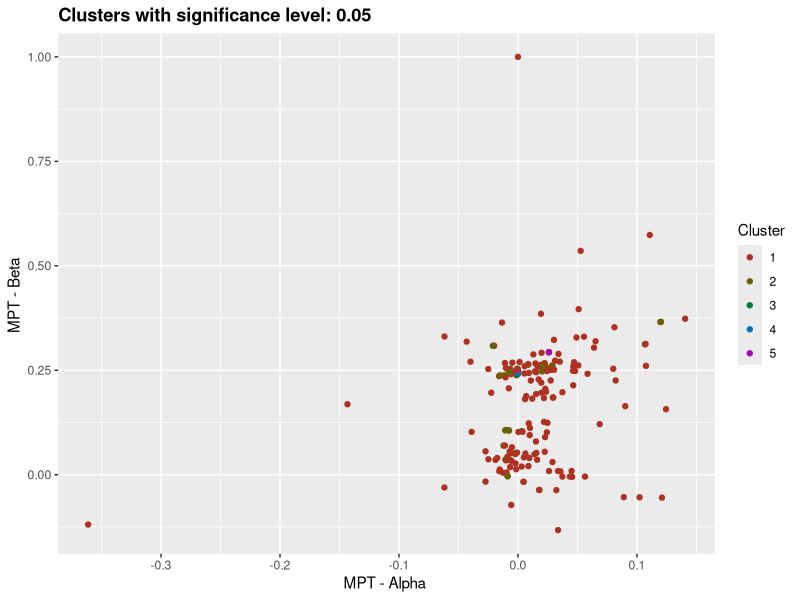
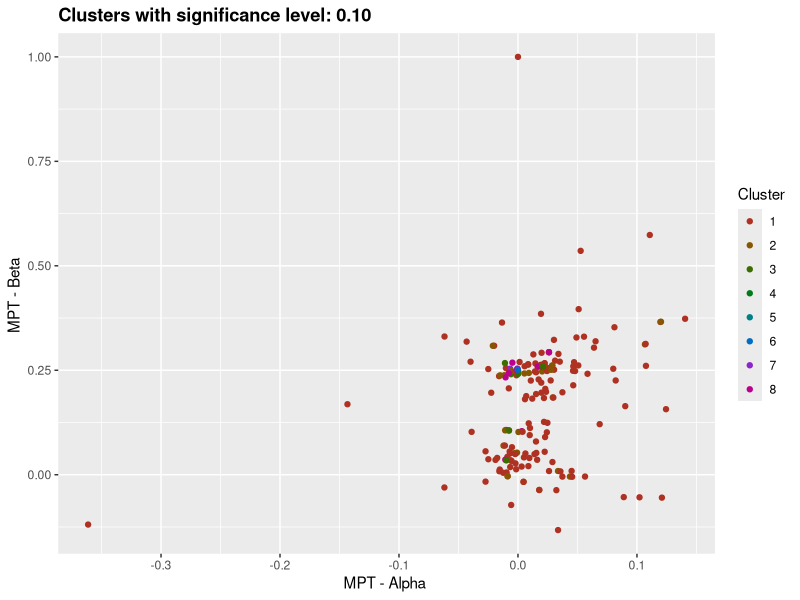
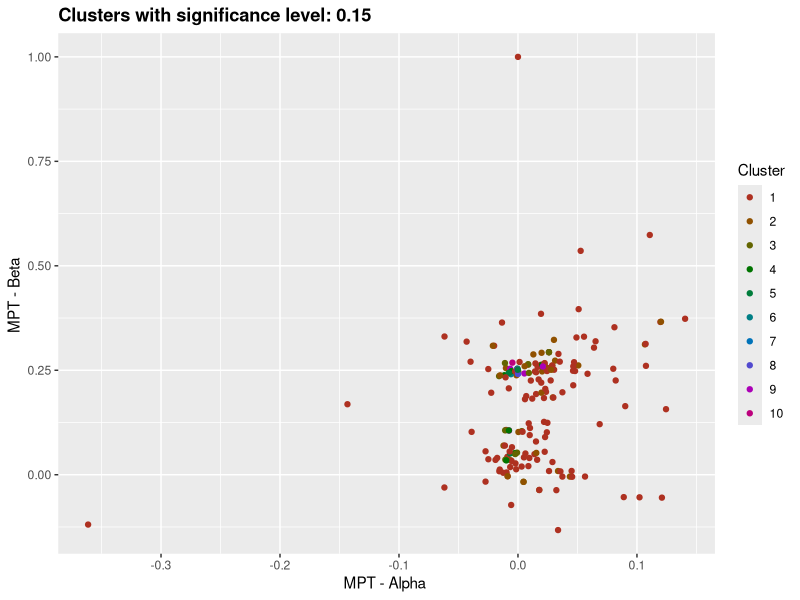
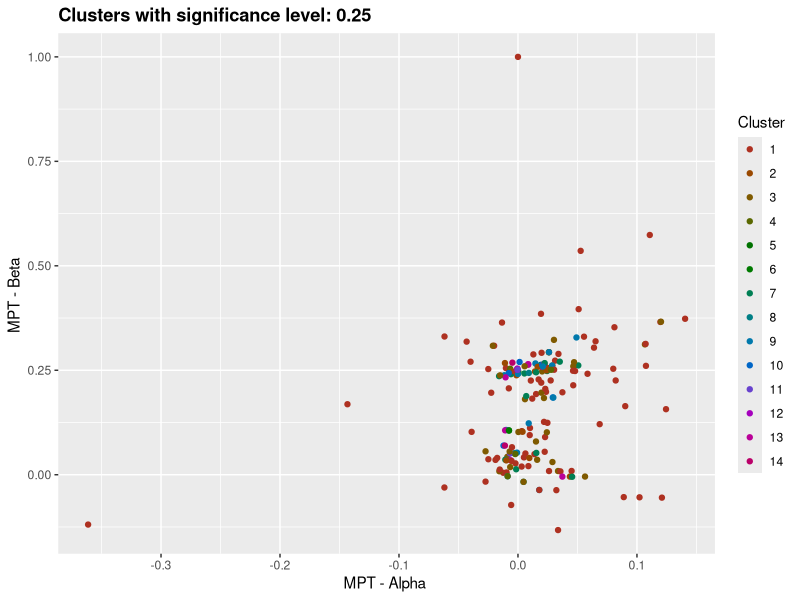
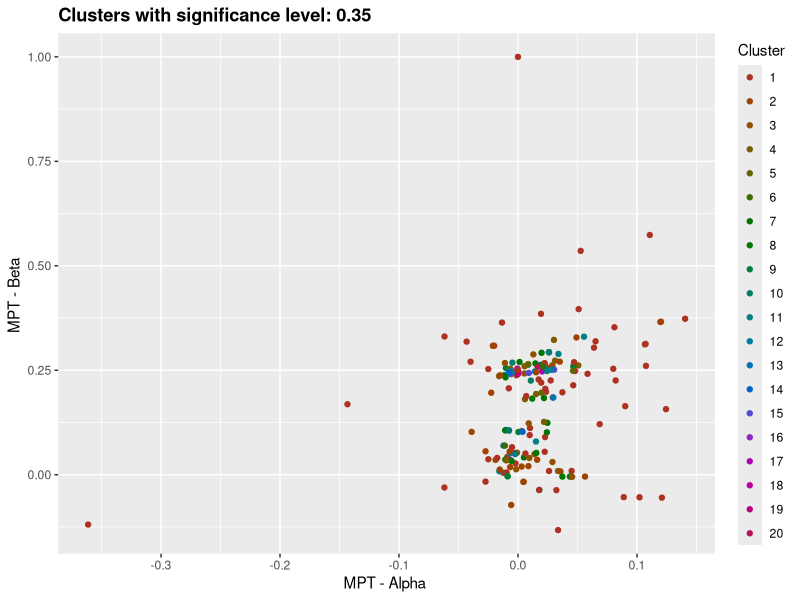
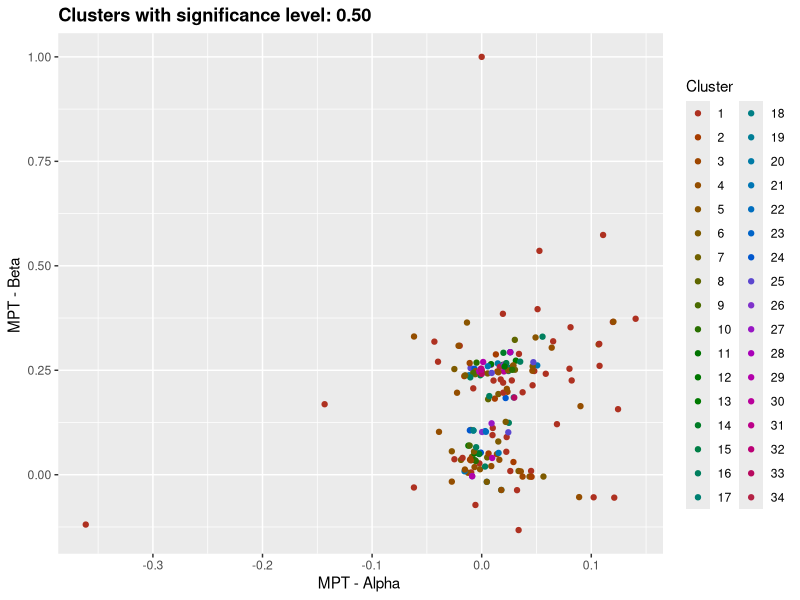
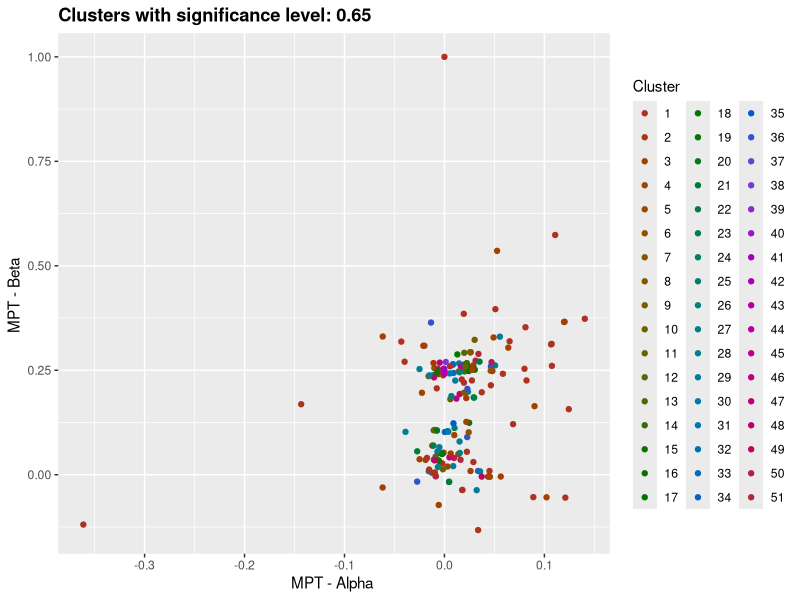
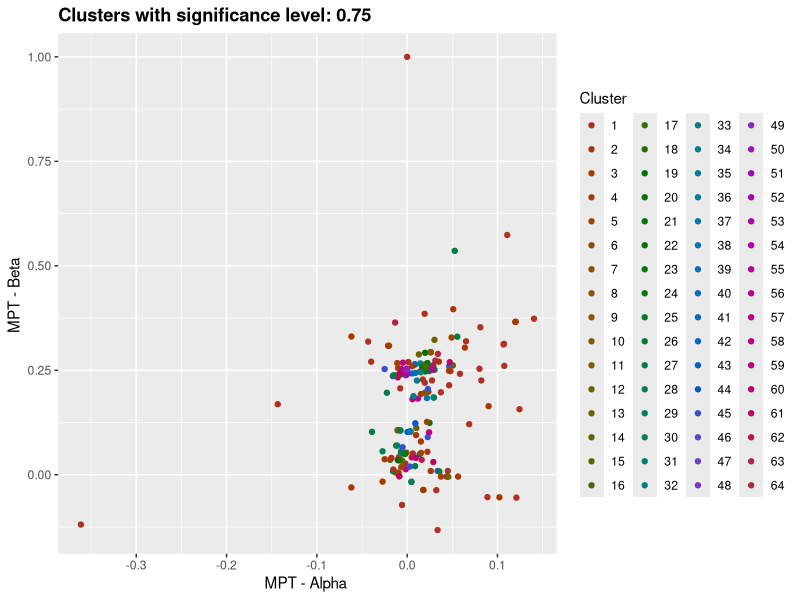

Write the R code that produced these figures, in order. (Note: this script raises an error after producing the figures.)
require(ggplot2)
 df_capm_pclust <- read.csv("RVMexico.capm_pclust_20160908165248.csv") 
                    ggplot(df_capm_pclust, aes(x= alpha.v.BMV...w..CETES.364D , y= beta.v.BMV...w..CETES.364D , color=factor( pvalues.clust.w.sig..0.05 ))) + labs(x="MPT - Alpha ", y="MPT - Beta ", title="Clusters with significance level: 0.05 ", color="Cluster") + theme(plot.title = element_text(lineheight=.8, face="bold")) + geom_point(shape=19, aes(colour=factor( pvalues.clust.w.sig..0.05 ))) + scale_colour_hue(l=40)
                 ggsave("RVMexico.capm_pclust_sig 0.05 _capm_ Alpha X Beta .png", scale=4, limitsize=FALSE) 
                    ggplot(df_capm_pclust, aes(x= alpha.v.BMV...w..CETES.364D , y= beta.v.BMV...w..CETES.364D , color=factor( pvalues.clust.w.sig..0.10 ))) + labs(x="MPT - Alpha ", y="MPT - Beta ", title="Clusters with significance level: 0.10 ", color="Cluster") + theme(plot.title = element_text(lineheight=.8, face="bold")) + geom_point(shape=19, aes(colour=factor( pvalues.clust.w.sig..0.10 ))) + scale_colour_hue(l=40)
                 ggsave("RVMexico.capm_pclust_sig 0.10 _capm_ Alpha X Beta .png", scale=4, limitsize=FALSE) 
                    ggplot(df_capm_pclust, aes(x= alpha.v.BMV...w..CETES.364D , y= beta.v.BMV...w..CETES.364D , color=factor( pvalues.clust.w.sig..0.15 ))) + labs(x="MPT - Alpha ", y="MPT - Beta ", title="Clusters with significance level: 0.15 ", color="Cluster") + theme(plot.title = element_text(lineheight=.8, face="bold")) + geom_point(shape=19, aes(colour=factor( pvalues.clust.w.sig..0.15 ))) + scale_colour_hue(l=40)
                 ggsave("RVMexico.capm_pclust_sig 0.15 _capm_ Alpha X Beta .png", scale=4, limitsize=FALSE) 
                    ggplot(df_capm_pclust, aes(x= alpha.v.BMV...w..CETES.364D , y= beta.v.BMV...w..CETES.364D , color=factor( pvalues.clust.w.sig..0.25 ))) + labs(x="MPT - Alpha ", y="MPT - Beta ", title="Clusters with significance level: 0.25 ", color="Cluster") + theme(plot.title = element_text(lineheight=.8, face="bold")) + geom_point(shape=19, aes(colour=factor( pvalues.clust.w.sig..0.25 ))) + scale_colour_hue(l=40)
                 ggsave("RVMexico.capm_pclust_sig 0.25 _capm_ Alpha X Beta .png", scale=4, limitsize=FALSE) 
                    ggplot(df_capm_pclust, aes(x= alpha.v.BMV...w..CETES.364D , y= beta.v.BMV...w..CETES.364D , color=factor( pvalues.clust.w.sig..0.35 ))) + labs(x="MPT - Alpha ", y="MPT - Beta ", title="Clusters with significance level: 0.35 ", color="Cluster") + theme(plot.title = element_text(lineheight=.8, face="bold")) + geom_point(shape=19, aes(colour=factor( pvalues.clust.w.sig..0.35 ))) + scale_colour_hue(l=40)
                 ggsave("RVMexico.capm_pclust_sig 0.35 _capm_ Alpha X Beta .png", scale=4, limitsize=FALSE) 
                    ggplot(df_capm_pclust, aes(x= alpha.v.BMV...w..CETES.364D , y= beta.v.BMV...w..CETES.364D , color=factor( pvalues.clust.w.sig..0.50 ))) + labs(x="MPT - Alpha ", y="MPT - Beta ", title="Clusters with significance level: 0.50 ", color="Cluster") + theme(plot.title = element_text(lineheight=.8, face="bold")) + geom_point(shape=19, aes(colour=factor( pvalues.clust.w.sig..0.50 ))) + scale_colour_hue(l=40)
                 ggsave("RVMexico.capm_pclust_sig 0.50 _capm_ Alpha X Beta .png", scale=4, limitsize=FALSE) 
                    ggplot(df_capm_pclust, aes(x= alpha.v.BMV...w..CETES.364D , y= beta.v.BMV...w..CETES.364D , color=factor( pvalues.clust.w.sig..0.65 ))) + labs(x="MPT - Alpha ", y="MPT - Beta ", title="Clusters with significance level: 0.65 ", color="Cluster") + theme(plot.title = element_text(lineheight=.8, face="bold")) + geom_point(shape=19, aes(colour=factor( pvalues.clust.w.sig..0.65 ))) + scale_colour_hue(l=40)
                 ggsave("RVMexico.capm_pclust_sig 0.65 _capm_ Alpha X Beta .png", scale=4, limitsize=FALSE) 
                    ggplot(df_capm_pclust, aes(x= alpha.v.BMV...w..CETES.364D , y= beta.v.BMV...w..CETES.364D , color=factor( pvalues.clust.w.sig..0.75 ))) + labs(x="MPT - Alpha ", y="MPT - Beta ", title="Clusters with significance level: 0.75 ", color="Cluster") + theme(plot.title = element_text(lineheight=.8, face="bold")) + geom_point(shape=19, aes(colour=factor( pvalues.clust.w.sig..0.75 ))) + scale_colour_hue(l=40)
                 ggsave("RVMexico.capm_pclust_sig 0.75 _capm_ Alpha X Beta .png", scale=4, limitsize=FALSE) 
                    ggplot(df_capm_pclust, aes(x= alpha.v.BMV...w..CETES.364D , y= beta.v.BMV...w..CETES.364D , color=factor( pvalues.clust.w.sig..0.85 ))) + labs(x="MPT - Alpha ", y="MPT - Beta ", title="Clusters with significance level: 0.85 ", color="Cluster") + theme(plot.title = element_text(lineheight=.8, face="bold")) + geom_point(shape=19, aes(colour=factor( pvalues.clust.w.sig..0.85 ))) + scale_colour_hue(l=40)
                 ggsave("RVMexico.capm_pclust_sig 0.85 _capm_ Alpha X Beta .png", scale=4, limitsize=FALSE) 
                    ggplot(df_capm_pclust, aes(x= alpha.v.BMV...w..CETES.364D , y= beta.v.BMV...w..CETES.364D , color=factor( pvalues.clust.w.sig..0.95 ))) + labs(x="MPT - Alpha ", y="MPT - Beta ", title="Clusters with significance level: 0.95 ", color="Cluster") + theme(plot.title = element_text(lineheight=.8, face="bold")) + geom_point(shape=19, aes(colour=factor( pvalues.clust.w.sig..0.95 ))) + scale_colour_hue(l=40)
                 ggsave("RVMexico.capm_pclust_sig 0.95 _capm_ Alpha X Beta .png", scale=4, limitsize=FALSE) 
                    ggplot(df_capm_pclust, aes(x= alpha.v.BMV...w..CETES.364D , y= beta.v.BMV...w..CETES.364D , color=factor( pvalues.clust.w.sig..1.00 ))) + labs(x="MPT - Alpha ", y="MPT - Beta ", title="Clusters with significance level: 1.00 ", color="Cluster") + theme(plot.title = element_text(lineheight=.8, face="bold")) + geom_point(shape=19, aes(colour=factor( pvalues.clust.w.sig..1.00 ))) + scale_colour_hue(l=40)
                 ggsave("RVMexico.capm_pclust_sig 1.00 _capm_ Alpha X Beta .png", scale=4, limitsize=FALSE) 
                    ggplot(df_capm_pclust, aes(x= alpha.v.BMV...w..CETES.364D , y= r.squared , color=factor( pvalues.clust.w.sig..0.05 ))) + labs(x="MPT - Alpha ", y="MPT - R Squared ", title="Clusters with significance level: 0.05 ", color="Cluster") + theme(plot.title = element_text(lineheight=.8, face="bold")) + geom_point(shape=19, aes(colour=factor( pvalues.clust.w.sig..0.05 ))) + scale_colour_hue(l=40)
                 ggsave("RVMexico.capm_pclust_sig 0.05 _capm_ Alpha X R Squared .png", scale=4, limitsize=FALSE) 
                    ggplot(df_capm_pclust, aes(x= alpha.v.BMV...w..CETES.364D , y= r.squared , color=factor( pvalues.clust.w.sig..0.10 ))) + labs(x="MPT - Alpha ", y="MPT - R Squared ", title="Clusters with significance level: 0.10 ", color="Cluster") + theme(plot.title = element_text(lineheight=.8, face="bold")) + geom_point(shape=19, aes(colour=factor( pvalues.clust.w.sig..0.10 ))) + scale_colour_hue(l=40)
                 ggsave("RVMexico.capm_pclust_sig 0.10 _capm_ Alpha X R Squared .png", scale=4, limitsize=FALSE) 
                    ggplot(df_capm_pclust, aes(x= alpha.v.BMV...w..CETES.364D , y= r.squared , color=factor( pvalues.clust.w.sig..0.15 ))) + labs(x="MPT - Alpha ", y="MPT - R Squared ", title="Clusters with significance level: 0.15 ", color="Cluster") + theme(plot.title = element_text(lineheight=.8, face="bold")) + geom_point(shape=19, aes(colour=factor( pvalues.clust.w.sig..0.15 ))) + scale_colour_hue(l=40)
                 ggsave("RVMexico.capm_pclust_sig 0.15 _capm_ Alpha X R Squared .png", scale=4, limitsize=FALSE) 
                    ggplot(df_capm_pclust, aes(x= alpha.v.BMV...w..CETES.364D , y= r.squared , color=factor( pvalues.clust.w.sig..0.25 ))) + labs(x="MPT - Alpha ", y="MPT - R Squared ", title="Clusters with significance level: 0.25 ", color="Cluster") + theme(plot.title = element_text(lineheight=.8, face="bold")) + geom_point(shape=19, aes(colour=factor( pvalues.clust.w.sig..0.25 ))) + scale_colour_hue(l=40)
                 ggsave("RVMexico.capm_pclust_sig 0.25 _capm_ Alpha X R Squared .png", scale=4, limitsize=FALSE) 
                    ggplot(df_capm_pclust, aes(x= alpha.v.BMV...w..CETES.364D , y= r.squared , color=factor( pvalues.clust.w.sig..0.35 ))) + labs(x="MPT - Alpha ", y="MPT - R Squared ", title="Clusters with significance level: 0.35 ", color="Cluster") + theme(plot.title = element_text(lineheight=.8, face="bold")) + geom_point(shape=19, aes(colour=factor( pvalues.clust.w.sig..0.35 ))) + scale_colour_hue(l=40)
                 ggsave("RVMexico.capm_pclust_sig 0.35 _capm_ Alpha X R Squared .png", scale=4, limitsize=FALSE) 
                    ggplot(df_capm_pclust, aes(x= alpha.v.BMV...w..CETES.364D , y= r.squared , color=factor( pvalues.clust.w.sig..0.50 ))) + labs(x="MPT - Alpha ", y="MPT - R Squared ", title="Clusters with significance level: 0.50 ", color="Cluster") + theme(plot.title = element_text(lineheight=.8, face="bold")) + geom_point(shape=19, aes(colour=factor( pvalues.clust.w.sig..0.50 ))) + scale_colour_hue(l=40)
                 ggsave("RVMexico.capm_pclust_sig 0.50 _capm_ Alpha X R Squared .png", scale=4, limitsize=FALSE) 
                    ggplot(df_capm_pclust, aes(x= alpha.v.BMV...w..CETES.364D , y= r.squared , color=factor( pvalues.clust.w.sig..0.65 ))) + labs(x="MPT - Alpha ", y="MPT - R Squared ", title="Clusters with significance level: 0.65 ", color="Cluster") + theme(plot.title = element_text(lineheight=.8, face="bold")) + geom_point(shape=19, aes(colour=factor( pvalues.clust.w.sig..0.65 ))) + scale_colour_hue(l=40)
                 ggsave("RVMexico.capm_pclust_sig 0.65 _capm_ Alpha X R Squared .png", scale=4, limitsize=FALSE) 
                    ggplot(df_capm_pclust, aes(x= alpha.v.BMV...w..CETES.364D , y= r.squared , color=factor( pvalues.clust.w.sig..0.75 ))) + labs(x="MPT - Alpha ", y="MPT - R Squared ", title="Clusters with significance level: 0.75 ", color="Cluster") + theme(plot.title = element_text(lineheight=.8, face="bold")) + geom_point(shape=19, aes(colour=factor( pvalues.clust.w.sig..0.75 ))) + scale_colour_hue(l=40)
                 ggsave("RVMexico.capm_pclust_sig 0.75 _capm_ Alpha X R Squared .png", scale=4, limitsize=FALSE) 
                    ggplot(df_capm_pclust, aes(x= alpha.v.BMV...w..CETES.364D , y= r.squared , color=factor( pvalues.clust.w.sig..0.85 ))) + labs(x="MPT - Alpha ", y="MPT - R Squared ", title="Clusters with significance level: 0.85 ", color="Cluster") + theme(plot.title = element_text(lineheight=.8, face="bold")) + geom_point(shape=19, aes(colour=factor( pvalues.clust.w.sig..0.85 ))) + scale_colour_hue(l=40)
                 ggsave("RVMexico.capm_pclust_sig 0.85 _capm_ Alpha X R Squared .png", scale=4, limitsize=FALSE) 
                    ggplot(df_capm_pclust, aes(x= alpha.v.BMV...w..CETES.364D , y= r.squared , color=factor( pvalues.clust.w.sig..0.95 ))) + labs(x="MPT - Alpha ", y="MPT - R Squared ", title="Clusters with significance level: 0.95 ", color="Cluster") + theme(plot.title = element_text(lineheight=.8, face="bold")) + geom_point(shape=19, aes(colour=factor( pvalues.clust.w.sig..0.95 ))) + scale_colour_hue(l=40)
                 ggsave("RVMexico.capm_pclust_sig 0.95 _capm_ Alpha X R Squared .png", scale=4, limitsize=FALSE) 
                    ggplot(df_capm_pclust, aes(x= alpha.v.BMV...w..CETES.364D , y= r.squared , color=factor( pvalues.clust.w.sig..1.00 ))) + labs(x="MPT - Alpha ", y="MPT - R Squared ", title="Clusters with significance level: 1.00 ", color="Cluster") + theme(plot.title = element_text(lineheight=.8, face="bold")) + geom_point(shape=19, aes(colour=factor( pvalues.clust.w.sig..1.00 ))) + scale_colour_hue(l=40)
                 ggsave("RVMexico.capm_pclust_sig 1.00 _capm_ Alpha X R Squared .png", scale=4, limitsize=FALSE) 
                    ggplot(df_capm_pclust, aes(x= alpha.v.BMV...w..CETES.364D , y= standar.deviation , color=factor( pvalues.clust.w.sig..0.05 ))) + labs(x="MPT - Alpha ", y="MPT - Standard Deviation ", title="Clusters with significance level: 0.05 ", color="Cluster") + theme(plot.title = element_text(lineheight=.8, face="bold")) + geom_point(shape=19, aes(colour=factor( pvalues.clust.w.sig..0.05 ))) + scale_colour_hue(l=40)
                 ggsave("RVMexico.capm_pclust_sig 0.05 _capm_ Alpha X Standard Deviation .png", scale=4, limitsize=FALSE) 
                    ggplot(df_capm_pclust, aes(x= alpha.v.BMV...w..CETES.364D , y= standar.deviation , color=factor( pvalues.clust.w.sig..0.10 ))) + labs(x="MPT - Alpha ", y="MPT - Standard Deviation ", title="Clusters with significance level: 0.10 ", color="Cluster") + theme(plot.title = element_text(lineheight=.8, face="bold")) + geom_point(shape=19, aes(colour=factor( pvalues.clust.w.sig..0.10 ))) + scale_colour_hue(l=40)
                 ggsave("RVMexico.capm_pclust_sig 0.10 _capm_ Alpha X Standard Deviation .png", scale=4, limitsize=FALSE) 
                    ggplot(df_capm_pclust, aes(x= alpha.v.BMV...w..CETES.364D , y= standar.deviation , color=factor( pvalues.clust.w.sig..0.15 ))) + labs(x="MPT - Alpha ", y="MPT - Standard Deviation ", title="Clusters with significance level: 0.15 ", color="Cluster") + theme(plot.title = element_text(lineheight=.8, face="bold")) + geom_point(shape=19, aes(colour=factor( pvalues.clust.w.sig..0.15 ))) + scale_colour_hue(l=40)
                 ggsave("RVMexico.capm_pclust_sig 0.15 _capm_ Alpha X Standard Deviation .png", scale=4, limitsize=FALSE) 
                    ggplot(df_capm_pclust, aes(x= alpha.v.BMV...w..CETES.364D , y= standar.deviation , color=factor( pvalues.clust.w.sig..0.25 ))) + labs(x="MPT - Alpha ", y="MPT - Standard Deviation ", title="Clusters with significance level: 0.25 ", color="Cluster") + theme(plot.title = element_text(lineheight=.8, face="bold")) + geom_point(shape=19, aes(colour=factor( pvalues.clust.w.sig..0.25 ))) + scale_colour_hue(l=40)
                 ggsave("RVMexico.capm_pclust_sig 0.25 _capm_ Alpha X Standard Deviation .png", scale=4, limitsize=FALSE) 
                    ggplot(df_capm_pclust, aes(x= alpha.v.BMV...w..CETES.364D , y= standar.deviation , color=factor( pvalues.clust.w.sig..0.35 ))) + labs(x="MPT - Alpha ", y="MPT - Standard Deviation ", title="Clusters with significance level: 0.35 ", color="Cluster") + theme(plot.title = element_text(lineheight=.8, face="bold")) + geom_point(shape=19, aes(colour=factor( pvalues.clust.w.sig..0.35 ))) + scale_colour_hue(l=40)
                 ggsave("RVMexico.capm_pclust_sig 0.35 _capm_ Alpha X Standard Deviation .png", scale=4, limitsize=FALSE) 
                    ggplot(df_capm_pclust, aes(x= alpha.v.BMV...w..CETES.364D , y= standar.deviation , color=factor( pvalues.clust.w.sig..0.50 ))) + labs(x="MPT - Alpha ", y="MPT - Standard Deviation ", title="Clusters with significance level: 0.50 ", color="Cluster") + theme(plot.title = element_text(lineheight=.8, face="bold")) + geom_point(shape=19, aes(colour=factor( pvalues.clust.w.sig..0.50 ))) + scale_colour_hue(l=40)
                 ggsave("RVMexico.capm_pclust_sig 0.50 _capm_ Alpha X Standard Deviation .png", scale=4, limitsize=FALSE) 
                    ggplot(df_capm_pclust, aes(x= alpha.v.BMV...w..CETES.364D , y= standar.deviation , color=factor( pvalues.clust.w.sig..0.65 ))) + labs(x="MPT - Alpha ", y="MPT - Standard Deviation ", title="Clusters with significance level: 0.65 ", color="Cluster") + theme(plot.title = element_text(lineheight=.8, face="bold")) + geom_point(shape=19, aes(colour=factor( pvalues.clust.w.sig..0.65 ))) + scale_colour_hue(l=40)
                 ggsave("RVMexico.capm_pclust_sig 0.65 _capm_ Alpha X Standard Deviation .png", scale=4, limitsize=FALSE) 
                    ggplot(df_capm_pclust, aes(x= alpha.v.BMV...w..CETES.364D , y= standar.deviation , color=factor( pvalues.clust.w.sig..0.75 ))) + labs(x="MPT - Alpha ", y="MPT - Standard Deviation ", title="Clusters with significance level: 0.75 ", color="Cluster") + theme(plot.title = element_text(lineheight=.8, face="bold")) + geom_point(shape=19, aes(colour=factor( pvalues.clust.w.sig..0.75 ))) + scale_colour_hue(l=40)
                 ggsave("RVMexico.capm_pclust_sig 0.75 _capm_ Alpha X Standard Deviation .png", scale=4, limitsize=FALSE) 
                    ggplot(df_capm_pclust, aes(x= alpha.v.BMV...w..CETES.364D , y= standar.deviation , color=factor( pvalues.clust.w.sig..0.85 ))) + labs(x="MPT - Alpha ", y="MPT - Standard Deviation ", title="Clusters with significance level: 0.85 ", color="Cluster") + theme(plot.title = element_text(lineheight=.8, face="bold")) + geom_point(shape=19, aes(colour=factor( pvalues.clust.w.sig..0.85 ))) + scale_colour_hue(l=40)
                 ggsave("RVMexico.capm_pclust_sig 0.85 _capm_ Alpha X Standard Deviation .png", scale=4, limitsize=FALSE) 
                    ggplot(df_capm_pclust, aes(x= alpha.v.BMV...w..CETES.364D , y= standar.deviation , color=factor( pvalues.clust.w.sig..0.95 ))) + labs(x="MPT - Alpha ", y="MPT - Standard Deviation ", title="Clusters with significance level: 0.95 ", color="Cluster") + theme(plot.title = element_text(lineheight=.8, face="bold")) + geom_point(shape=19, aes(colour=factor( pvalues.clust.w.sig..0.95 ))) + scale_colour_hue(l=40)
                 ggsave("RVMexico.capm_pclust_sig 0.95 _capm_ Alpha X Standard Deviation .png", scale=4, limitsize=FALSE) 
                    ggplot(df_capm_pclust, aes(x= alpha.v.BMV...w..CETES.364D , y= standar.deviation , color=factor( pvalues.clust.w.sig..1.00 ))) + labs(x="MPT - Alpha ", y="MPT - Standard Deviation ", title="Clusters with significance level: 1.00 ", color="Cluster") + theme(plot.title = element_text(lineheight=.8, face="bold")) + geom_point(shape=19, aes(colour=factor( pvalues.clust.w.sig..1.00 ))) + scale_colour_hue(l=40)
                 ggsave("RVMexico.capm_pclust_sig 1.00 _capm_ Alpha X Standard Deviation .png", scale=4, limitsize=FALSE) 
                    ggplot(df_capm_pclust, aes(x= alpha.v.BMV...w..CETES.364D , y= Sharpe.Ratio...w..CETES.364D , color=factor( pvalues.clust.w.sig..0.05 ))) + labs(x="MPT - Alpha ", y="MPT - Sharpe Ratio ", title="Clusters with significance level: 0.05 ", color="Cluster") + theme(plot.title = element_text(lineheight=.8, face="bold")) + geom_point(shape=19, aes(colour=factor( pvalues.clust.w.sig..0.05 ))) + scale_colour_hue(l=40)
                 ggsave("RVMexico.capm_pclust_sig 0.05 _capm_ Alpha X Sharpe Ratio .png", scale=4, limitsize=FALSE) 
                    ggplot(df_capm_pclust, aes(x= alpha.v.BMV...w..CETES.364D , y= Sharpe.Ratio...w..CETES.364D , color=factor( pvalues.clust.w.sig..0.10 ))) + labs(x="MPT - Alpha ", y="MPT - Sharpe Ratio ", title="Clusters with significance level: 0.10 ", color="Cluster") + theme(plot.title = element_text(lineheight=.8, face="bold")) + geom_point(shape=19, aes(colour=factor( pvalues.clust.w.sig..0.10 ))) + scale_colour_hue(l=40)
                 ggsave("RVMexico.capm_pclust_sig 0.10 _capm_ Alpha X Sharpe Ratio .png", scale=4, limitsize=FALSE) 
                    ggplot(df_capm_pclust, aes(x= alpha.v.BMV...w..CETES.364D , y= Sharpe.Ratio...w..CETES.364D , color=factor( pvalues.clust.w.sig..0.15 ))) + labs(x="MPT - Alpha ", y="MPT - Sharpe Ratio ", title="Clusters with significance level: 0.15 ", color="Cluster") + theme(plot.title = element_text(lineheight=.8, face="bold")) + geom_point(shape=19, aes(colour=factor( pvalues.clust.w.sig..0.15 ))) + scale_colour_hue(l=40)
                 ggsave("RVMexico.capm_pclust_sig 0.15 _capm_ Alpha X Sharpe Ratio .png", scale=4, limitsize=FALSE) 
                    ggplot(df_capm_pclust, aes(x= alpha.v.BMV...w..CETES.364D , y= Sharpe.Ratio...w..CETES.364D , color=factor( pvalues.clust.w.sig..0.25 ))) + labs(x="MPT - Alpha ", y="MPT - Sharpe Ratio ", title="Clusters with significance level: 0.25 ", color="Cluster") + theme(plot.title = element_text(lineheight=.8, face="bold")) + geom_point(shape=19, aes(colour=factor( pvalues.clust.w.sig..0.25 ))) + scale_colour_hue(l=40)
                 ggsave("RVMexico.capm_pclust_sig 0.25 _capm_ Alpha X Sharpe Ratio .png", scale=4, limitsize=FALSE) 
                    ggplot(df_capm_pclust, aes(x= alpha.v.BMV...w..CETES.364D , y= Sharpe.Ratio...w..CETES.364D , color=factor( pvalues.clust.w.sig..0.35 ))) + labs(x="MPT - Alpha ", y="MPT - Sharpe Ratio ", title="Clusters with significance level: 0.35 ", color="Cluster") + theme(plot.title = element_text(lineheight=.8, face="bold")) + geom_point(shape=19, aes(colour=factor( pvalues.clust.w.sig..0.35 ))) + scale_colour_hue(l=40)
                 ggsave("RVMexico.capm_pclust_sig 0.35 _capm_ Alpha X Sharpe Ratio .png", scale=4, limitsize=FALSE) 
                    ggplot(df_capm_pclust, aes(x= alpha.v.BMV...w..CETES.364D , y= Sharpe.Ratio...w..CETES.364D , color=factor( pvalues.clust.w.sig..0.50 ))) + labs(x="MPT - Alpha ", y="MPT - Sharpe Ratio ", title="Clusters with significance level: 0.50 ", color="Cluster") + theme(plot.title = element_text(lineheight=.8, face="bold")) + geom_point(shape=19, aes(colour=factor( pvalues.clust.w.sig..0.50 ))) + scale_colour_hue(l=40)
                 ggsave("RVMexico.capm_pclust_sig 0.50 _capm_ Alpha X Sharpe Ratio .png", scale=4, limitsize=FALSE) 
                    ggplot(df_capm_pclust, aes(x= alpha.v.BMV...w..CETES.364D , y= Sharpe.Ratio...w..CETES.364D , color=factor( pvalues.clust.w.sig..0.65 ))) + labs(x="MPT - Alpha ", y="MPT - Sharpe Ratio ", title="Clusters with significance level: 0.65 ", color="Cluster") + theme(plot.title = element_text(lineheight=.8, face="bold")) + geom_point(shape=19, aes(colour=factor( pvalues.clust.w.sig..0.65 ))) + scale_colour_hue(l=40)
                 ggsave("RVMexico.capm_pclust_sig 0.65 _capm_ Alpha X Sharpe Ratio .png", scale=4, limitsize=FALSE) 
                    ggplot(df_capm_pclust, aes(x= alpha.v.BMV...w..CETES.364D , y= Sharpe.Ratio...w..CETES.364D , color=factor( pvalues.clust.w.sig..0.75 ))) + labs(x="MPT - Alpha ", y="MPT - Sharpe Ratio ", title="Clusters with significance level: 0.75 ", color="Cluster") + theme(plot.title = element_text(lineheight=.8, face="bold")) + geom_point(shape=19, aes(colour=factor( pvalues.clust.w.sig..0.75 ))) + scale_colour_hue(l=40)
                 ggsave("RVMexico.capm_pclust_sig 0.75 _capm_ Alpha X Sharpe Ratio .png", scale=4, limitsize=FALSE) 
                    ggplot(df_capm_pclust, aes(x= alpha.v.BMV...w..CETES.364D , y= Sharpe.Ratio...w..CETES.364D , color=factor( pvalues.clust.w.sig..0.85 ))) + labs(x="MPT - Alpha ", y="MPT - Sharpe Ratio ", title="Clusters with significance level: 0.85 ", color="Cluster") + theme(plot.title = element_text(lineheight=.8, face="bold")) + geom_point(shape=19, aes(colour=factor( pvalues.clust.w.sig..0.85 ))) + scale_colour_hue(l=40)
                 ggsave("RVMexico.capm_pclust_sig 0.85 _capm_ Alpha X Sharpe Ratio .png", scale=4, limitsize=FALSE) 
                    ggplot(df_capm_pclust, aes(x= alpha.v.BMV...w..CETES.364D , y= Sharpe.Ratio...w..CETES.364D , color=factor( pvalues.clust.w.sig..0.95 ))) + labs(x="MPT - Alpha ", y="MPT - Sharpe Ratio ", title="Clusters with significance level: 0.95 ", color="Cluster") + theme(plot.title = element_text(lineheight=.8, face="bold")) + geom_point(shape=19, aes(colour=factor( pvalues.clust.w.sig..0.95 ))) + scale_colour_hue(l=40)
                 ggsave("RVMexico.capm_pclust_sig 0.95 _capm_ Alpha X Sharpe Ratio .png", scale=4, limitsize=FALSE) 
                    ggplot(df_capm_pclust, aes(x= alpha.v.BMV...w..CETES.364D , y= Sharpe.Ratio...w..CETES.364D , color=factor( pvalues.clust.w.sig..1.00 ))) + labs(x="MPT - Alpha ", y="MPT - Sharpe Ratio ", title="Clusters with significance level: 1.00 ", color="Cluster") + theme(plot.title = element_text(lineheight=.8, face="bold")) + geom_point(shape=19, aes(colour=factor( pvalues.clust.w.sig..1.00 ))) + scale_colour_hue(l=40)
                 ggsave("RVMexico.capm_pclust_sig 1.00 _capm_ Alpha X Sharpe Ratio .png", scale=4, limitsize=FALSE) 
                    ggplot(df_capm_pclust, aes(x= beta.v.BMV...w..CETES.364D , y= r.squared , color=factor( pvalues.clust.w.sig..0.05 ))) + labs(x="MPT - Beta ", y="MPT - R Squared ", title="Clusters with significance level: 0.05 ", color="Cluster") + theme(plot.title = element_text(lineheight=.8, face="bold")) + geom_point(shape=19, aes(colour=factor( pvalues.clust.w.sig..0.05 ))) + scale_colour_hue(l=40)
                 ggsave("RVMexico.capm_pclust_sig 0.05 _capm_ Beta X R Squared .png", scale=4, limitsize=FALSE) 
                    ggplot(df_capm_pclust, aes(x= beta.v.BMV...w..CETES.364D , y= r.squared , color=factor( pvalues.clust.w.sig..0.10 ))) + labs(x="MPT - Beta ", y="MPT - R Squared ", title="Clusters with significance level: 0.10 ", color="Cluster") + theme(plot.title = element_text(lineheight=.8, face="bold")) + geom_point(shape=19, aes(colour=factor( pvalues.clust.w.sig..0.10 ))) + scale_colour_hue(l=40)
                 ggsave("RVMexico.capm_pclust_sig 0.10 _capm_ Beta X R Squared .png", scale=4, limitsize=FALSE) 
                    ggplot(df_capm_pclust, aes(x= beta.v.BMV...w..CETES.364D , y= r.squared , color=factor( pvalues.clust.w.sig..0.15 ))) + labs(x="MPT - Beta ", y="MPT - R Squared ", title="Clusters with significance level: 0.15 ", color="Cluster") + theme(plot.title = element_text(lineheight=.8, face="bold")) + geom_point(shape=19, aes(colour=factor( pvalues.clust.w.sig..0.15 ))) + scale_colour_hue(l=40)
                 ggsave("RVMexico.capm_pclust_sig 0.15 _capm_ Beta X R Squared .png", scale=4, limitsize=FALSE) 
                    ggplot(df_capm_pclust, aes(x= beta.v.BMV...w..CETES.364D , y= r.squared , color=factor( pvalues.clust.w.sig..0.25 ))) + labs(x="MPT - Beta ", y="MPT - R Squared ", title="Clusters with significance level: 0.25 ", color="Cluster") + theme(plot.title = element_text(lineheight=.8, face="bold")) + geom_point(shape=19, aes(colour=factor( pvalues.clust.w.sig..0.25 ))) + scale_colour_hue(l=40)
                 ggsave("RVMexico.capm_pclust_sig 0.25 _capm_ Beta X R Squared .png", scale=4, limitsize=FALSE) 
                    ggplot(df_capm_pclust, aes(x= beta.v.BMV...w..CETES.364D , y= r.squared , color=factor( pvalues.clust.w.sig..0.35 ))) + labs(x="MPT - Beta ", y="MPT - R Squared ", title="Clusters with significance level: 0.35 ", color="Cluster") + theme(plot.title = element_text(lineheight=.8, face="bold")) + geom_point(shape=19, aes(colour=factor( pvalues.clust.w.sig..0.35 ))) + scale_colour_hue(l=40)
                 ggsave("RVMexico.capm_pclust_sig 0.35 _capm_ Beta X R Squared .png", scale=4, limitsize=FALSE) 
                    ggplot(df_capm_pclust, aes(x= beta.v.BMV...w..CETES.364D , y= r.squared , color=factor( pvalues.clust.w.sig..0.50 ))) + labs(x="MPT - Beta ", y="MPT - R Squared ", title="Clusters with significance level: 0.50 ", color="Cluster") + theme(plot.title = element_text(lineheight=.8, face="bold")) + geom_point(shape=19, aes(colour=factor( pvalues.clust.w.sig..0.50 ))) + scale_colour_hue(l=40)
                 ggsave("RVMexico.capm_pclust_sig 0.50 _capm_ Beta X R Squared .png", scale=4, limitsize=FALSE) 
                    ggplot(df_capm_pclust, aes(x= beta.v.BMV...w..CETES.364D , y= r.squared , color=factor( pvalues.clust.w.sig..0.65 ))) + labs(x="MPT - Beta ", y="MPT - R Squared ", title="Clusters with significance level: 0.65 ", color="Cluster") + theme(plot.title = element_text(lineheight=.8, face="bold")) + geom_point(shape=19, aes(colour=factor( pvalues.clust.w.sig..0.65 ))) + scale_colour_hue(l=40)
                 ggsave("RVMexico.capm_pclust_sig 0.65 _capm_ Beta X R Squared .png", scale=4, limitsize=FALSE) 
                    ggplot(df_capm_pclust, aes(x= beta.v.BMV...w..CETES.364D , y= r.squared , color=factor( pvalues.clust.w.sig..0.75 ))) + labs(x="MPT - Beta ", y="MPT - R Squared ", title="Clusters with significance level: 0.75 ", color="Cluster") + theme(plot.title = element_text(lineheight=.8, face="bold")) + geom_point(shape=19, aes(colour=factor( pvalues.clust.w.sig..0.75 ))) + scale_colour_hue(l=40)
                 ggsave("RVMexico.capm_pclust_sig 0.75 _capm_ Beta X R Squared .png", scale=4, limitsize=FALSE) 
                    ggplot(df_capm_pclust, aes(x= beta.v.BMV...w..CETES.364D , y= r.squared , color=factor( pvalues.clust.w.sig..0.85 ))) + labs(x="MPT - Beta ", y="MPT - R Squared ", title="Clusters with significance level: 0.85 ", color="Cluster") + theme(plot.title = element_text(lineheight=.8, face="bold")) + geom_point(shape=19, aes(colour=factor( pvalues.clust.w.sig..0.85 ))) + scale_colour_hue(l=40)
                 ggsave("RVMexico.capm_pclust_sig 0.85 _capm_ Beta X R Squared .png", scale=4, limitsize=FALSE) 
                    ggplot(df_capm_pclust, aes(x= beta.v.BMV...w..CETES.364D , y= r.squared , color=factor( pvalues.clust.w.sig..0.95 ))) + labs(x="MPT - Beta ", y="MPT - R Squared ", title="Clusters with significance level: 0.95 ", color="Cluster") + theme(plot.title = element_text(lineheight=.8, face="bold")) + geom_point(shape=19, aes(colour=factor( pvalues.clust.w.sig..0.95 ))) + scale_colour_hue(l=40)
                 ggsave("RVMexico.capm_pclust_sig 0.95 _capm_ Beta X R Squared .png", scale=4, limitsize=FALSE) 
                    ggplot(df_capm_pclust, aes(x= beta.v.BMV...w..CETES.364D , y= r.squared , color=factor( pvalues.clust.w.sig..1.00 ))) + labs(x="MPT - Beta ", y="MPT - R Squared ", title="Clusters with significance level: 1.00 ", color="Cluster") + theme(plot.title = element_text(lineheight=.8, face="bold")) + geom_point(shape=19, aes(colour=factor( pvalues.clust.w.sig..1.00 ))) + scale_colour_hue(l=40)
                 ggsave("RVMexico.capm_pclust_sig 1.00 _capm_ Beta X R Squared .png", scale=4, limitsize=FALSE) 
                    ggplot(df_capm_pclust, aes(x= beta.v.BMV...w..CETES.364D , y= standar.deviation , color=factor( pvalues.clust.w.sig..0.05 ))) + labs(x="MPT - Beta ", y="MPT - Standard Deviation ", title="Clusters with significance level: 0.05 ", color="Cluster") + theme(plot.title = element_text(lineheight=.8, face="bold")) + geom_point(shape=19, aes(colour=factor( pvalues.clust.w.sig..0.05 ))) + scale_colour_hue(l=40)
                 ggsave("RVMexico.capm_pclust_sig 0.05 _capm_ Beta X Standard Deviation .png", scale=4, limitsize=FALSE) 
                    ggplot(df_capm_pclust, aes(x= beta.v.BMV...w..CETES.364D , y= standar.deviation , color=factor( pvalues.clust.w.sig..0.10 ))) + labs(x="MPT - Beta ", y="MPT - Standard Deviation ", title="Clusters with significance level: 0.10 ", color="Cluster") + theme(plot.title = element_text(lineheight=.8, face="bold")) + geom_point(shape=19, aes(colour=factor( pvalues.clust.w.sig..0.10 ))) + scale_colour_hue(l=40)
                 ggsave("RVMexico.capm_pclust_sig 0.10 _capm_ Beta X Standard Deviation .png", scale=4, limitsize=FALSE) 
                    ggplot(df_capm_pclust, aes(x= beta.v.BMV...w..CETES.364D , y= standar.deviation , color=factor( pvalues.clust.w.sig..0.15 ))) + labs(x="MPT - Beta ", y="MPT - Standard Deviation ", title="Clusters with significance level: 0.15 ", color="Cluster") + theme(plot.title = element_text(lineheight=.8, face="bold")) + geom_point(shape=19, aes(colour=factor( pvalues.clust.w.sig..0.15 ))) + scale_colour_hue(l=40)
                 ggsave("RVMexico.capm_pclust_sig 0.15 _capm_ Beta X Standard Deviation .png", scale=4, limitsize=FALSE) 
                    ggplot(df_capm_pclust, aes(x= beta.v.BMV...w..CETES.364D , y= standar.deviation , color=factor( pvalues.clust.w.sig..0.25 ))) + labs(x="MPT - Beta ", y="MPT - Standard Deviation ", title="Clusters with significance level: 0.25 ", color="Cluster") + theme(plot.title = element_text(lineheight=.8, face="bold")) + geom_point(shape=19, aes(colour=factor( pvalues.clust.w.sig..0.25 ))) + scale_colour_hue(l=40)
                 ggsave("RVMexico.capm_pclust_sig 0.25 _capm_ Beta X Standard Deviation .png", scale=4, limitsize=FALSE) 
                    ggplot(df_capm_pclust, aes(x= beta.v.BMV...w..CETES.364D , y= standar.deviation , color=factor( pvalues.clust.w.sig..0.35 ))) + labs(x="MPT - Beta ", y="MPT - Standard Deviation ", title="Clusters with significance level: 0.35 ", color="Cluster") + theme(plot.title = element_text(lineheight=.8, face="bold")) + geom_point(shape=19, aes(colour=factor( pvalues.clust.w.sig..0.35 ))) + scale_colour_hue(l=40)
                 ggsave("RVMexico.capm_pclust_sig 0.35 _capm_ Beta X Standard Deviation .png", scale=4, limitsize=FALSE) 
                    ggplot(df_capm_pclust, aes(x= beta.v.BMV...w..CETES.364D , y= standar.deviation , color=factor( pvalues.clust.w.sig..0.50 ))) + labs(x="MPT - Beta ", y="MPT - Standard Deviation ", title="Clusters with significance level: 0.50 ", color="Cluster") + theme(plot.title = element_text(lineheight=.8, face="bold")) + geom_point(shape=19, aes(colour=factor( pvalues.clust.w.sig..0.50 ))) + scale_colour_hue(l=40)
                 ggsave("RVMexico.capm_pclust_sig 0.50 _capm_ Beta X Standard Deviation .png", scale=4, limitsize=FALSE) 
                    ggplot(df_capm_pclust, aes(x= beta.v.BMV...w..CETES.364D , y= standar.deviation , color=factor( pvalues.clust.w.sig..0.65 ))) + labs(x="MPT - Beta ", y="MPT - Standard Deviation ", title="Clusters with significance level: 0.65 ", color="Cluster") + theme(plot.title = element_text(lineheight=.8, face="bold")) + geom_point(shape=19, aes(colour=factor( pvalues.clust.w.sig..0.65 ))) + scale_colour_hue(l=40)
                 ggsave("RVMexico.capm_pclust_sig 0.65 _capm_ Beta X Standard Deviation .png", scale=4, limitsize=FALSE) 
                    ggplot(df_capm_pclust, aes(x= beta.v.BMV...w..CETES.364D , y= standar.deviation , color=factor( pvalues.clust.w.sig..0.75 ))) + labs(x="MPT - Beta ", y="MPT - Standard Deviation ", title="Clusters with significance level: 0.75 ", color="Cluster") + theme(plot.title = element_text(lineheight=.8, face="bold")) + geom_point(shape=19, aes(colour=factor( pvalues.clust.w.sig..0.75 ))) + scale_colour_hue(l=40)
                 ggsave("RVMexico.capm_pclust_sig 0.75 _capm_ Beta X Standard Deviation .png", scale=4, limitsize=FALSE) 
                    ggplot(df_capm_pclust, aes(x= beta.v.BMV...w..CETES.364D , y= standar.deviation , color=factor( pvalues.clust.w.sig..0.85 ))) + labs(x="MPT - Beta ", y="MPT - Standard Deviation ", title="Clusters with significance level: 0.85 ", color="Cluster") + theme(plot.title = element_text(lineheight=.8, face="bold")) + geom_point(shape=19, aes(colour=factor( pvalues.clust.w.sig..0.85 ))) + scale_colour_hue(l=40)
                 ggsave("RVMexico.capm_pclust_sig 0.85 _capm_ Beta X Standard Deviation .png", scale=4, limitsize=FALSE) 
                    ggplot(df_capm_pclust, aes(x= beta.v.BMV...w..CETES.364D , y= standar.deviation , color=factor( pvalues.clust.w.sig..0.95 ))) + labs(x="MPT - Beta ", y="MPT - Standard Deviation ", title="Clusters with significance level: 0.95 ", color="Cluster") + theme(plot.title = element_text(lineheight=.8, face="bold")) + geom_point(shape=19, aes(colour=factor( pvalues.clust.w.sig..0.95 ))) + scale_colour_hue(l=40)
                 ggsave("RVMexico.capm_pclust_sig 0.95 _capm_ Beta X Standard Deviation .png", scale=4, limitsize=FALSE) 
                    ggplot(df_capm_pclust, aes(x= beta.v.BMV...w..CETES.364D , y= standar.deviation , color=factor( pvalues.clust.w.sig..1.00 ))) + labs(x="MPT - Beta ", y="MPT - Standard Deviation ", title="Clusters with significance level: 1.00 ", color="Cluster") + theme(plot.title = element_text(lineheight=.8, face="bold")) + geom_point(shape=19, aes(colour=factor( pvalues.clust.w.sig..1.00 ))) + scale_colour_hue(l=40)
                 ggsave("RVMexico.capm_pclust_sig 1.00 _capm_ Beta X Standard Deviation .png", scale=4, limitsize=FALSE) 
                    ggplot(df_capm_pclust, aes(x= beta.v.BMV...w..CETES.364D , y= Sharpe.Ratio...w..CETES.364D , color=factor( pvalues.clust.w.sig..0.05 ))) + labs(x="MPT - Beta ", y="MPT - Sharpe Ratio ", title="Clusters with significance level: 0.05 ", color="Cluster") + theme(plot.title = element_text(lineheight=.8, face="bold")) + geom_point(shape=19, aes(colour=factor( pvalues.clust.w.sig..0.05 ))) + scale_colour_hue(l=40)
                 ggsave("RVMexico.capm_pclust_sig 0.05 _capm_ Beta X Sharpe Ratio .png", scale=4, limitsize=FALSE) 
                    ggplot(df_capm_pclust, aes(x= beta.v.BMV...w..CETES.364D , y= Sharpe.Ratio...w..CETES.364D , color=factor( pvalues.clust.w.sig..0.10 ))) + labs(x="MPT - Beta ", y="MPT - Sharpe Ratio ", title="Clusters with significance level: 0.10 ", color="Cluster") + theme(plot.title = element_text(lineheight=.8, face="bold")) + geom_point(shape=19, aes(colour=factor( pvalues.clust.w.sig..0.10 ))) + scale_colour_hue(l=40)
                 ggsave("RVMexico.capm_pclust_sig 0.10 _capm_ Beta X Sharpe Ratio .png", scale=4, limitsize=FALSE) 
                    ggplot(df_capm_pclust, aes(x= beta.v.BMV...w..CETES.364D , y= Sharpe.Ratio...w..CETES.364D , color=factor( pvalues.clust.w.sig..0.15 ))) + labs(x="MPT - Beta ", y="MPT - Sharpe Ratio ", title="Clusters with significance level: 0.15 ", color="Cluster") + theme(plot.title = element_text(lineheight=.8, face="bold")) + geom_point(shape=19, aes(colour=factor( pvalues.clust.w.sig..0.15 ))) + scale_colour_hue(l=40)
                 ggsave("RVMexico.capm_pclust_sig 0.15 _capm_ Beta X Sharpe Ratio .png", scale=4, limitsize=FALSE) 
                    ggplot(df_capm_pclust, aes(x= beta.v.BMV...w..CETES.364D , y= Sharpe.Ratio...w..CETES.364D , color=factor( pvalues.clust.w.sig..0.25 ))) + labs(x="MPT - Beta ", y="MPT - Sharpe Ratio ", title="Clusters with significance level: 0.25 ", color="Cluster") + theme(plot.title = element_text(lineheight=.8, face="bold")) + geom_point(shape=19, aes(colour=factor( pvalues.clust.w.sig..0.25 ))) + scale_colour_hue(l=40)
                 ggsave("RVMexico.capm_pclust_sig 0.25 _capm_ Beta X Sharpe Ratio .png", scale=4, limitsize=FALSE) 
                    ggplot(df_capm_pclust, aes(x= beta.v.BMV...w..CETES.364D , y= Sharpe.Ratio...w..CETES.364D , color=factor( pvalues.clust.w.sig..0.35 ))) + labs(x="MPT - Beta ", y="MPT - Sharpe Ratio ", title="Clusters with significance level: 0.35 ", color="Cluster") + theme(plot.title = element_text(lineheight=.8, face="bold")) + geom_point(shape=19, aes(colour=factor( pvalues.clust.w.sig..0.35 ))) + scale_colour_hue(l=40)
                 ggsave("RVMexico.capm_pclust_sig 0.35 _capm_ Beta X Sharpe Ratio .png", scale=4, limitsize=FALSE) 
                    ggplot(df_capm_pclust, aes(x= beta.v.BMV...w..CETES.364D , y= Sharpe.Ratio...w..CETES.364D , color=factor( pvalues.clust.w.sig..0.50 ))) + labs(x="MPT - Beta ", y="MPT - Sharpe Ratio ", title="Clusters with significance level: 0.50 ", color="Cluster") + theme(plot.title = element_text(lineheight=.8, face="bold")) + geom_point(shape=19, aes(colour=factor( pvalues.clust.w.sig..0.50 ))) + scale_colour_hue(l=40)
                 ggsave("RVMexico.capm_pclust_sig 0.50 _capm_ Beta X Sharpe Ratio .png", scale=4, limitsize=FALSE) 
                    ggplot(df_capm_pclust, aes(x= beta.v.BMV...w..CETES.364D , y= Sharpe.Ratio...w..CETES.364D , color=factor( pvalues.clust.w.sig..0.65 ))) + labs(x="MPT - Beta ", y="MPT - Sharpe Ratio ", title="Clusters with significance level: 0.65 ", color="Cluster") + theme(plot.title = element_text(lineheight=.8, face="bold")) + geom_point(shape=19, aes(colour=factor( pvalues.clust.w.sig..0.65 ))) + scale_colour_hue(l=40)
                 ggsave("RVMexico.capm_pclust_sig 0.65 _capm_ Beta X Sharpe Ratio .png", scale=4, limitsize=FALSE) 
                    ggplot(df_capm_pclust, aes(x= beta.v.BMV...w..CETES.364D , y= Sharpe.Ratio...w..CETES.364D , color=factor( pvalues.clust.w.sig..0.75 ))) + labs(x="MPT - Beta ", y="MPT - Sharpe Ratio ", title="Clusters with significance level: 0.75 ", color="Cluster") + theme(plot.title = element_text(lineheight=.8, face="bold")) + geom_point(shape=19, aes(colour=factor( pvalues.clust.w.sig..0.75 ))) + scale_colour_hue(l=40)
                 ggsave("RVMexico.capm_pclust_sig 0.75 _capm_ Beta X Sharpe Ratio .png", scale=4, limitsize=FALSE) 
                    ggplot(df_capm_pclust, aes(x= beta.v.BMV...w..CETES.364D , y= Sharpe.Ratio...w..CETES.364D , color=factor( pvalues.clust.w.sig..0.85 ))) + labs(x="MPT - Beta ", y="MPT - Sharpe Ratio ", title="Clusters with significance level: 0.85 ", color="Cluster") + theme(plot.title = element_text(lineheight=.8, face="bold")) + geom_point(shape=19, aes(colour=factor( pvalues.clust.w.sig..0.85 ))) + scale_colour_hue(l=40)
                 ggsave("RVMexico.capm_pclust_sig 0.85 _capm_ Beta X Sharpe Ratio .png", scale=4, limitsize=FALSE) 
                    ggplot(df_capm_pclust, aes(x= beta.v.BMV...w..CETES.364D , y= Sharpe.Ratio...w..CETES.364D , color=factor( pvalues.clust.w.sig..0.95 ))) + labs(x="MPT - Beta ", y="MPT - Sharpe Ratio ", title="Clusters with significance level: 0.95 ", color="Cluster") + theme(plot.title = element_text(lineheight=.8, face="bold")) + geom_point(shape=19, aes(colour=factor( pvalues.clust.w.sig..0.95 ))) + scale_colour_hue(l=40)
                 ggsave("RVMexico.capm_pclust_sig 0.95 _capm_ Beta X Sharpe Ratio .png", scale=4, limitsize=FALSE) 
                    ggplot(df_capm_pclust, aes(x= beta.v.BMV...w..CETES.364D , y= Sharpe.Ratio...w..CETES.364D , color=factor( pvalues.clust.w.sig..1.00 ))) + labs(x="MPT - Beta ", y="MPT - Sharpe Ratio ", title="Clusters with significance level: 1.00 ", color="Cluster") + theme(plot.title = element_text(lineheight=.8, face="bold")) + geom_point(shape=19, aes(colour=factor( pvalues.clust.w.sig..1.00 ))) + scale_colour_hue(l=40)
                 ggsave("RVMexico.capm_pclust_sig 1.00 _capm_ Beta X Sharpe Ratio .png", scale=4, limitsize=FALSE) 
                    ggplot(df_capm_pclust, aes(x= r.squared , y= standar.deviation , color=factor( pvalues.clust.w.sig..0.05 ))) + labs(x="MPT - R Squared ", y="MPT - Standard Deviation ", title="Clusters with significance level: 0.05 ", color="Cluster") + theme(plot.title = element_text(lineheight=.8, face="bold")) + geom_point(shape=19, aes(colour=factor( pvalues.clust.w.sig..0.05 ))) + scale_colour_hue(l=40)
                 ggsave("RVMexico.capm_pclust_sig 0.05 _capm_ R Squared X Standard Deviation .png", scale=4, limitsize=FALSE) 
                    ggplot(df_capm_pclust, aes(x= r.squared , y= standar.deviation , color=factor( pvalues.clust.w.sig..0.10 ))) + labs(x="MPT - R Squared ", y="MPT - Standard Deviation ", title="Clusters with significance level: 0.10 ", color="Cluster") + theme(plot.title = element_text(lineheight=.8, face="bold")) + geom_point(shape=19, aes(colour=factor( pvalues.clust.w.sig..0.10 ))) + scale_colour_hue(l=40)
                 ggsave("RVMexico.capm_pclust_sig 0.10 _capm_ R Squared X Standard Deviation .png", scale=4, limitsize=FALSE) 
                    ggplot(df_capm_pclust, aes(x= r.squared , y= standar.deviation , color=factor( pvalues.clust.w.sig..0.15 ))) + labs(x="MPT - R Squared ", y="MPT - Standard Deviation ", title="Clusters with significance level: 0.15 ", color="Cluster") + theme(plot.title = element_text(lineheight=.8, face="bold")) + geom_point(shape=19, aes(colour=factor( pvalues.clust.w.sig..0.15 ))) + scale_colour_hue(l=40)
                 ggsave("RVMexico.capm_pclust_sig 0.15 _capm_ R Squared X Standard Deviation .png", scale=4, limitsize=FALSE) 
                    ggplot(df_capm_pclust, aes(x= r.squared , y= standar.deviation , color=factor( pvalues.clust.w.sig..0.25 ))) + labs(x="MPT - R Squared ", y="MPT - Standard Deviation ", title="Clusters with significance level: 0.25 ", color="Cluster") + theme(plot.title = element_text(lineheight=.8, face="bold")) + geom_point(shape=19, aes(colour=factor( pvalues.clust.w.sig..0.25 ))) + scale_colour_hue(l=40)
                 ggsave("RVMexico.capm_pclust_sig 0.25 _capm_ R Squared X Standard Deviation .png", scale=4, limitsize=FALSE) 
                    ggplot(df_capm_pclust, aes(x= r.squared , y= standar.deviation , color=factor( pvalues.clust.w.sig..0.35 ))) + labs(x="MPT - R Squared ", y="MPT - Standard Deviation ", title="Clusters with significance level: 0.35 ", color="Cluster") + theme(plot.title = element_text(lineheight=.8, face="bold")) + geom_point(shape=19, aes(colour=factor( pvalues.clust.w.sig..0.35 ))) + scale_colour_hue(l=40)
                 ggsave("RVMexico.capm_pclust_sig 0.35 _capm_ R Squared X Standard Deviation .png", scale=4, limitsize=FALSE) 
                    ggplot(df_capm_pclust, aes(x= r.squared , y= standar.deviation , color=factor( pvalues.clust.w.sig..0.50 ))) + labs(x="MPT - R Squared ", y="MPT - Standard Deviation ", title="Clusters with significance level: 0.50 ", color="Cluster") + theme(plot.title = element_text(lineheight=.8, face="bold")) + geom_point(shape=19, aes(colour=factor( pvalues.clust.w.sig..0.50 ))) + scale_colour_hue(l=40)
                 ggsave("RVMexico.capm_pclust_sig 0.50 _capm_ R Squared X Standard Deviation .png", scale=4, limitsize=FALSE) 
                    ggplot(df_capm_pclust, aes(x= r.squared , y= standar.deviation , color=factor( pvalues.clust.w.sig..0.65 ))) + labs(x="MPT - R Squared ", y="MPT - Standard Deviation ", title="Clusters with significance level: 0.65 ", color="Cluster") + theme(plot.title = element_text(lineheight=.8, face="bold")) + geom_point(shape=19, aes(colour=factor( pvalues.clust.w.sig..0.65 ))) + scale_colour_hue(l=40)
                 ggsave("RVMexico.capm_pclust_sig 0.65 _capm_ R Squared X Standard Deviation .png", scale=4, limitsize=FALSE) 
                    ggplot(df_capm_pclust, aes(x= r.squared , y= standar.deviation , color=factor( pvalues.clust.w.sig..0.75 ))) + labs(x="MPT - R Squared ", y="MPT - Standard Deviation ", title="Clusters with significance level: 0.75 ", color="Cluster") + theme(plot.title = element_text(lineheight=.8, face="bold")) + geom_point(shape=19, aes(colour=factor( pvalues.clust.w.sig..0.75 ))) + scale_colour_hue(l=40)
                 ggsave("RVMexico.capm_pclust_sig 0.75 _capm_ R Squared X Standard Deviation .png", scale=4, limitsize=FALSE) 
                    ggplot(df_capm_pclust, aes(x= r.squared , y= standar.deviation , color=factor( pvalues.clust.w.sig..0.85 ))) + labs(x="MPT - R Squared ", y="MPT - Standard Deviation ", title="Clusters with significance level: 0.85 ", color="Cluster") + theme(plot.title = element_text(lineheight=.8, face="bold")) + geom_point(shape=19, aes(colour=factor( pvalues.clust.w.sig..0.85 ))) + scale_colour_hue(l=40)
                 ggsave("RVMexico.capm_pclust_sig 0.85 _capm_ R Squared X Standard Deviation .png", scale=4, limitsize=FALSE) 
                    ggplot(df_capm_pclust, aes(x= r.squared , y= standar.deviation , color=factor( pvalues.clust.w.sig..0.95 ))) + labs(x="MPT - R Squared ", y="MPT - Standard Deviation ", title="Clusters with significance level: 0.95 ", color="Cluster") + theme(plot.title = element_text(lineheight=.8, face="bold")) + geom_point(shape=19, aes(colour=factor( pvalues.clust.w.sig..0.95 ))) + scale_colour_hue(l=40)
                 ggsave("RVMexico.capm_pclust_sig 0.95 _capm_ R Squared X Standard Deviation .png", scale=4, limitsize=FALSE) 
                    ggplot(df_capm_pclust, aes(x= r.squared , y= standar.deviation , color=factor( pvalues.clust.w.sig..1.00 ))) + labs(x="MPT - R Squared ", y="MPT - Standard Deviation ", title="Clusters with significance level: 1.00 ", color="Cluster") + theme(plot.title = element_text(lineheight=.8, face="bold")) + geom_point(shape=19, aes(colour=factor( pvalues.clust.w.sig..1.00 ))) + scale_colour_hue(l=40)
                 ggsave("RVMexico.capm_pclust_sig 1.00 _capm_ R Squared X Standard Deviation .png", scale=4, limitsize=FALSE) 
                    ggplot(df_capm_pclust, aes(x= r.squared , y= Sharpe.Ratio...w..CETES.364D , color=factor( pvalues.clust.w.sig..0.05 ))) + labs(x="MPT - R Squared ", y="MPT - Sharpe Ratio ", title="Clusters with significance level: 0.05 ", color="Cluster") + theme(plot.title = element_text(lineheight=.8, face="bold")) + geom_point(shape=19, aes(colour=factor( pvalues.clust.w.sig..0.05 ))) + scale_colour_hue(l=40)
                 ggsave("RVMexico.capm_pclust_sig 0.05 _capm_ R Squared X Sharpe Ratio .png", scale=4, limitsize=FALSE) 
                    ggplot(df_capm_pclust, aes(x= r.squared , y= Sharpe.Ratio...w..CETES.364D , color=factor( pvalues.clust.w.sig..0.10 ))) + labs(x="MPT - R Squared ", y="MPT - Sharpe Ratio ", title="Clusters with significance level: 0.10 ", color="Cluster") + theme(plot.title = element_text(lineheight=.8, face="bold")) + geom_point(shape=19, aes(colour=factor( pvalues.clust.w.sig..0.10 ))) + scale_colour_hue(l=40)
                 ggsave("RVMexico.capm_pclust_sig 0.10 _capm_ R Squared X Sharpe Ratio .png", scale=4, limitsize=FALSE) 
                    ggplot(df_capm_pclust, aes(x= r.squared , y= Sharpe.Ratio...w..CETES.364D , color=factor( pvalues.clust.w.sig..0.15 ))) + labs(x="MPT - R Squared ", y="MPT - Sharpe Ratio ", title="Clusters with significance level: 0.15 ", color="Cluster") + theme(plot.title = element_text(lineheight=.8, face="bold")) + geom_point(shape=19, aes(colour=factor( pvalues.clust.w.sig..0.15 ))) + scale_colour_hue(l=40)
                 ggsave("RVMexico.capm_pclust_sig 0.15 _capm_ R Squared X Sharpe Ratio .png", scale=4, limitsize=FALSE) 
                    ggplot(df_capm_pclust, aes(x= r.squared , y= Sharpe.Ratio...w..CETES.364D , color=factor( pvalues.clust.w.sig..0.25 ))) + labs(x="MPT - R Squared ", y="MPT - Sharpe Ratio ", title="Clusters with significance level: 0.25 ", color="Cluster") + theme(plot.title = element_text(lineheight=.8, face="bold")) + geom_point(shape=19, aes(colour=factor( pvalues.clust.w.sig..0.25 ))) + scale_colour_hue(l=40)
                 ggsave("RVMexico.capm_pclust_sig 0.25 _capm_ R Squared X Sharpe Ratio .png", scale=4, limitsize=FALSE) 
                    ggplot(df_capm_pclust, aes(x= r.squared , y= Sharpe.Ratio...w..CETES.364D , color=factor( pvalues.clust.w.sig..0.35 ))) + labs(x="MPT - R Squared ", y="MPT - Sharpe Ratio ", title="Clusters with significance level: 0.35 ", color="Cluster") + theme(plot.title = element_text(lineheight=.8, face="bold")) + geom_point(shape=19, aes(colour=factor( pvalues.clust.w.sig..0.35 ))) + scale_colour_hue(l=40)
                 ggsave("RVMexico.capm_pclust_sig 0.35 _capm_ R Squared X Sharpe Ratio .png", scale=4, limitsize=FALSE) 
                    ggplot(df_capm_pclust, aes(x= r.squared , y= Sharpe.Ratio...w..CETES.364D , color=factor( pvalues.clust.w.sig..0.50 ))) + labs(x="MPT - R Squared ", y="MPT - Sharpe Ratio ", title="Clusters with significance level: 0.50 ", color="Cluster") + theme(plot.title = element_text(lineheight=.8, face="bold")) + geom_point(shape=19, aes(colour=factor( pvalues.clust.w.sig..0.50 ))) + scale_colour_hue(l=40)
                 ggsave("RVMexico.capm_pclust_sig 0.50 _capm_ R Squared X Sharpe Ratio .png", scale=4, limitsize=FALSE) 
                    ggplot(df_capm_pclust, aes(x= r.squared , y= Sharpe.Ratio...w..CETES.364D , color=factor( pvalues.clust.w.sig..0.65 ))) + labs(x="MPT - R Squared ", y="MPT - Sharpe Ratio ", title="Clusters with significance level: 0.65 ", color="Cluster") + theme(plot.title = element_text(lineheight=.8, face="bold")) + geom_point(shape=19, aes(colour=factor( pvalues.clust.w.sig..0.65 ))) + scale_colour_hue(l=40)
                 ggsave("RVMexico.capm_pclust_sig 0.65 _capm_ R Squared X Sharpe Ratio .png", scale=4, limitsize=FALSE) 
                    ggplot(df_capm_pclust, aes(x= r.squared , y= Sharpe.Ratio...w..CETES.364D , color=factor( pvalues.clust.w.sig..0.75 ))) + labs(x="MPT - R Squared ", y="MPT - Sharpe Ratio ", title="Clusters with significance level: 0.75 ", color="Cluster") + theme(plot.title = element_text(lineheight=.8, face="bold")) + geom_point(shape=19, aes(colour=factor( pvalues.clust.w.sig..0.75 ))) + scale_colour_hue(l=40)
                 ggsave("RVMexico.capm_pclust_sig 0.75 _capm_ R Squared X Sharpe Ratio .png", scale=4, limitsize=FALSE) 
                    ggplot(df_capm_pclust, aes(x= r.squared , y= Sharpe.Ratio...w..CETES.364D , color=factor( pvalues.clust.w.sig..0.85 ))) + labs(x="MPT - R Squared ", y="MPT - Sharpe Ratio ", title="Clusters with significance level: 0.85 ", color="Cluster") + theme(plot.title = element_text(lineheight=.8, face="bold")) + geom_point(shape=19, aes(colour=factor( pvalues.clust.w.sig..0.85 ))) + scale_colour_hue(l=40)
                 ggsave("RVMexico.capm_pclust_sig 0.85 _capm_ R Squared X Sharpe Ratio .png", scale=4, limitsize=FALSE) 
                    ggplot(df_capm_pclust, aes(x= r.squared , y= Sharpe.Ratio...w..CETES.364D , color=factor( pvalues.clust.w.sig..0.95 ))) + labs(x="MPT - R Squared ", y="MPT - Sharpe Ratio ", title="Clusters with significance level: 0.95 ", color="Cluster") + theme(plot.title = element_text(lineheight=.8, face="bold")) + geom_point(shape=19, aes(colour=factor( pvalues.clust.w.sig..0.95 ))) + scale_colour_hue(l=40)
                 ggsave("RVMexico.capm_pclust_sig 0.95 _capm_ R Squared X Sharpe Ratio .png", scale=4, limitsize=FALSE) 
                    ggplot(df_capm_pclust, aes(x= r.squared , y= Sharpe.Ratio...w..CETES.364D , color=factor( pvalues.clust.w.sig..1.00 ))) + labs(x="MPT - R Squared ", y="MPT - Sharpe Ratio ", title="Clusters with significance level: 1.00 ", color="Cluster") + theme(plot.title = element_text(lineheight=.8, face="bold")) + geom_point(shape=19, aes(colour=factor( pvalues.clust.w.sig..1.00 ))) + scale_colour_hue(l=40)
                 ggsave("RVMexico.capm_pclust_sig 1.00 _capm_ R Squared X Sharpe Ratio .png", scale=4, limitsize=FALSE) 
                    ggplot(df_capm_pclust, aes(x= standar.deviation , y= Sharpe.Ratio...w..CETES.364D , color=factor( pvalues.clust.w.sig..0.05 ))) + labs(x="MPT - Standard Deviation ", y="MPT - Sharpe Ratio ", title="Clusters with significance level: 0.05 ", color="Cluster") + theme(plot.title = element_text(lineheight=.8, face="bold")) + geom_point(shape=19, aes(colour=factor( pvalues.clust.w.sig..0.05 ))) + scale_colour_hue(l=40)
                 ggsave("RVMexico.capm_pclust_sig 0.05 _capm_ Standard Deviation X Sharpe Ratio .png", scale=4, limitsize=FALSE) 
                    ggplot(df_capm_pclust, aes(x= standar.deviation , y= Sharpe.Ratio...w..CETES.364D , color=factor( pvalues.clust.w.sig..0.10 ))) + labs(x="MPT - Standard Deviation ", y="MPT - Sharpe Ratio ", title="Clusters with significance level: 0.10 ", color="Cluster") + theme(plot.title = element_text(lineheight=.8, face="bold")) + geom_point(shape=19, aes(colour=factor( pvalues.clust.w.sig..0.10 ))) + scale_colour_hue(l=40)
                 ggsave("RVMexico.capm_pclust_sig 0.10 _capm_ Standard Deviation X Sharpe Ratio .png", scale=4, limitsize=FALSE) 
                    ggplot(df_capm_pclust, aes(x= standar.deviation , y= Sharpe.Ratio...w..CETES.364D , color=factor( pvalues.clust.w.sig..0.15 ))) + labs(x="MPT - Standard Deviation ", y="MPT - Sharpe Ratio ", title="Clusters with significance level: 0.15 ", color="Cluster") + theme(plot.title = element_text(lineheight=.8, face="bold")) + geom_point(shape=19, aes(colour=factor( pvalues.clust.w.sig..0.15 ))) + scale_colour_hue(l=40)
                 ggsave("RVMexico.capm_pclust_sig 0.15 _capm_ Standard Deviation X Sharpe Ratio .png", scale=4, limitsize=FALSE) 
                    ggplot(df_capm_pclust, aes(x= standar.deviation , y= Sharpe.Ratio...w..CETES.364D , color=factor( pvalues.clust.w.sig..0.25 ))) + labs(x="MPT - Standard Deviation ", y="MPT - Sharpe Ratio ", title="Clusters with significance level: 0.25 ", color="Cluster") + theme(plot.title = element_text(lineheight=.8, face="bold")) + geom_point(shape=19, aes(colour=factor( pvalues.clust.w.sig..0.25 ))) + scale_colour_hue(l=40)
                 ggsave("RVMexico.capm_pclust_sig 0.25 _capm_ Standard Deviation X Sharpe Ratio .png", scale=4, limitsize=FALSE) 
                    ggplot(df_capm_pclust, aes(x= standar.deviation , y= Sharpe.Ratio...w..CETES.364D , color=factor( pvalues.clust.w.sig..0.35 ))) + labs(x="MPT - Standard Deviation ", y="MPT - Sharpe Ratio ", title="Clusters with significance level: 0.35 ", color="Cluster") + theme(plot.title = element_text(lineheight=.8, face="bold")) + geom_point(shape=19, aes(colour=factor( pvalues.clust.w.sig..0.35 ))) + scale_colour_hue(l=40)
                 ggsave("RVMexico.capm_pclust_sig 0.35 _capm_ Standard Deviation X Sharpe Ratio .png", scale=4, limitsize=FALSE) 
                    ggplot(df_capm_pclust, aes(x= standar.deviation , y= Sharpe.Ratio...w..CETES.364D , color=factor( pvalues.clust.w.sig..0.50 ))) + labs(x="MPT - Standard Deviation ", y="MPT - Sharpe Ratio ", title="Clusters with significance level: 0.50 ", color="Cluster") + theme(plot.title = element_text(lineheight=.8, face="bold")) + geom_point(shape=19, aes(colour=factor( pvalues.clust.w.sig..0.50 ))) + scale_colour_hue(l=40)
                 ggsave("RVMexico.capm_pclust_sig 0.50 _capm_ Standard Deviation X Sharpe Ratio .png", scale=4, limitsize=FALSE) 
                    ggplot(df_capm_pclust, aes(x= standar.deviation , y= Sharpe.Ratio...w..CETES.364D , color=factor( pvalues.clust.w.sig..0.65 ))) + labs(x="MPT - Standard Deviation ", y="MPT - Sharpe Ratio ", title="Clusters with significance level: 0.65 ", color="Cluster") + theme(plot.title = element_text(lineheight=.8, face="bold")) + geom_point(shape=19, aes(colour=factor( pvalues.clust.w.sig..0.65 ))) + scale_colour_hue(l=40)
                 ggsave("RVMexico.capm_pclust_sig 0.65 _capm_ Standard Deviation X Sharpe Ratio .png", scale=4, limitsize=FALSE) 
                    ggplot(df_capm_pclust, aes(x= standar.deviation , y= Sharpe.Ratio...w..CETES.364D , color=factor( pvalues.clust.w.sig..0.75 ))) + labs(x="MPT - Standard Deviation ", y="MPT - Sharpe Ratio ", title="Clusters with significance level: 0.75 ", color="Cluster") + theme(plot.title = element_text(lineheight=.8, face="bold")) + geom_point(shape=19, aes(colour=factor( pvalues.clust.w.sig..0.75 ))) + scale_colour_hue(l=40)
                 ggsave("RVMexico.capm_pclust_sig 0.75 _capm_ Standard Deviation X Sharpe Ratio .png", scale=4, limitsize=FALSE) 
                    ggplot(df_capm_pclust, aes(x= standar.deviation , y= Sharpe.Ratio...w..CETES.364D , color=factor( pvalues.clust.w.sig..0.85 ))) + labs(x="MPT - Standard Deviation ", y="MPT - Sharpe Ratio ", title="Clusters with significance level: 0.85 ", color="Cluster") + theme(plot.title = element_text(lineheight=.8, face="bold")) + geom_point(shape=19, aes(colour=factor( pvalues.clust.w.sig..0.85 ))) + scale_colour_hue(l=40)
                 ggsave("RVMexico.capm_pclust_sig 0.85 _capm_ Standard Deviation X Sharpe Ratio .png", scale=4, limitsize=FALSE) 
                    ggplot(df_capm_pclust, aes(x= standar.deviation , y= Sharpe.Ratio...w..CETES.364D , color=factor( pvalues.clust.w.sig..0.95 ))) + labs(x="MPT - Standard Deviation ", y="MPT - Sharpe Ratio ", title="Clusters with significance level: 0.95 ", color="Cluster") + theme(plot.title = element_text(lineheight=.8, face="bold")) + geom_point(shape=19, aes(colour=factor( pvalues.clust.w.sig..0.95 ))) + scale_colour_hue(l=40)
                 ggsave("RVMexico.capm_pclust_sig 0.95 _capm_ Standard Deviation X Sharpe Ratio .png", scale=4, limitsize=FALSE) 
                    ggplot(df_capm_pclust, aes(x= standar.deviation , y= Sharpe.Ratio...w..CETES.364D , color=factor( pvalues.clust.w.sig..1.00 ))) + labs(x="MPT - Standard Deviation ", y="MPT - Sharpe Ratio ", title="Clusters with significance level: 1.00 ", color="Cluster") + theme(plot.title = element_text(lineheight=.8, face="bold")) + geom_point(shape=19, aes(colour=factor( pvalues.clust.w.sig..1.00 ))) + scale_colour_hue(l=40)
                 ggsave("RVMexico.capm_pclust_sig 1.00 _capm_ Standard Deviation X Sharpe Ratio .png", scale=4, limitsize=FALSE)
